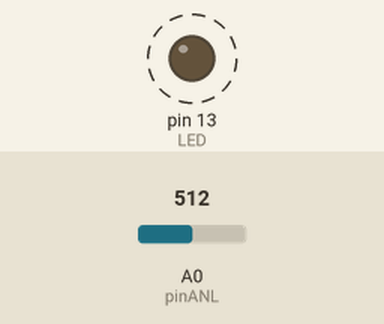
A sketch run on a simulated Arduino Uno, built with avr-gcc and run on an emulated ATmega328P. Parts: output pins drawn as LEDs (lit = HIGH). Dashed ring = blinking. The test bench sets the inputs (shaded band); at power-on: A0 (pinANL) = 512.

Above: at 1.8 s.
1.9 s: A0 (pinANL) set to 0
At 2.6 s:
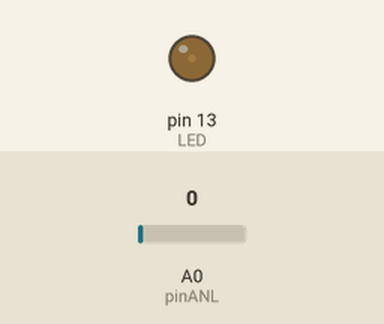
3.6 s: A0 (pinANL) set to 122
At 3.9 s:
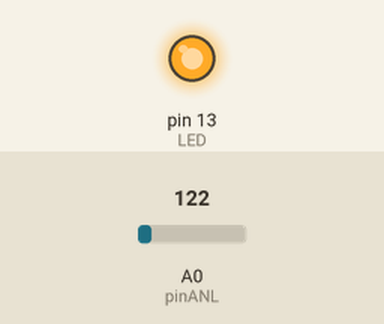
Timing chart, 0 to 13.1 s (numbered marks = the images above; inputs shaded):
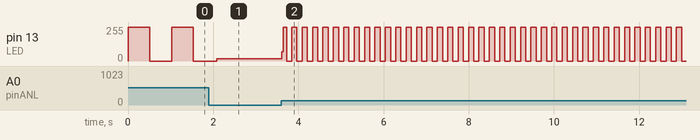

Measured:
- after the input at 3.6 s, pin 13 (LED): 16/255 → 68/255 at once, then moves between 0/255 and 255/255, repeating every 0.24 s
- by itself, pin 13 (LED): alternates 255/255 for 0.51 s and 0/255 for 0.51 s

The sketch:

practica4-12Jun-fotoLed0.ino
```cpp
#define LED 13 // the pin for the LED
#define pinANL 0
int valorFotoresistencia = 0; // variable used to store the value

  void setup() {
     pinMode(LED, OUTPUT); // LED en el pin 9 es Salida
     // Pin análogo es automaticamente entrada
  }

  void loop() {
       valorFotoresistencia = analogRead(pinANL); // Lee el valor del sensor análogo
       digitalWrite(LED, HIGH); // Asigna al led el valor que reciba el sensor divido entre 4
       delay(valorFotoresistencia); // hace una breve pausa en el programa
        digitalWrite(LED, LOW); // Asigna al led el valor que reciba el sensor divido entre 4
       delay(valorFotoresistencia); // hace una breve pausa en el programa
}
```
